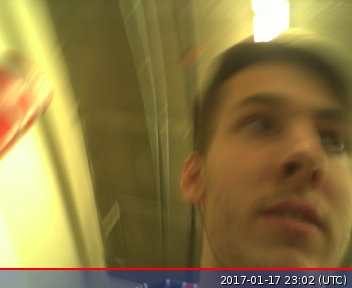
#> input picture GRIP Files/image.jpg, 352 x 288 px
$ python -i grip.py   (imports and definitions only)   (older library calls are emulated)
#> lines starting #> are read from the running program, lines starting #| are printed output that depends on the picture; after the words box and inside, x2 and y2 are one past the last pixel; in counts of white or black regions, pixels touching at a corner belong together
#> further down, picture is the input picture: shape (288, 352, 3); mean B, G, R 68.6, 121.8, 140
import cv2
import numpy
import math
from enum import Enum


class GripPythonVI:
    """
    An OpenCV pipeline generated by GRIP.
    """

    def __init__(self):
        """initializes all values to presets or None if need to be set
        """

        self.__resize_image_width = 320.0
        self.__resize_image_height = 240.0
        self.__resize_image_interpolation = cv2.INTER_LINEAR

        self.resize_image_output = None

        self.__rgb_threshold_input = self.resize_image_output
        self.__rgb_threshold_red = [0, 249.0]
        self.__rgb_threshold_green = [160, 255.0]
        self.__rgb_threshold_blue = [0, 249.0]

        self.rgb_threshold_output = None

        self.__cv_medianblur_src = self.rgb_threshold_output
        self.__cv_medianblur_ksize = 3.0

        self.cv_medianblur_output = None

        self.__find_contours_input = self.cv_medianblur_output
        self.__find_contours_external_only = False

        self.find_contours_output = None

        self.__filter_contours_contours = self.find_contours_output
        self.__filter_contours_min_area = 0.1
        self.__filter_contours_min_perimeter = 0.1
        self.__filter_contours_min_width = 0.1
        self.__filter_contours_max_width = 300
        self.__filter_contours_min_height = 0.1
        self.__filter_contours_max_height = 1000
        self.__filter_contours_solidity = [0.0, 100]
        self.__filter_contours_max_vertices = 7000.0
        self.__filter_contours_min_vertices = 0.1
        self.__filter_contours_min_ratio = 0
        self.__filter_contours_max_ratio = 100000

        self.filter_contours_output = None

    def process(self, source0):
        """
        Runs the pipeline and sets all outputs to new values.
        """
        # Step Resize_Image0:
        self.__resize_image_input = source0
        (self.resize_image_output) = self.__resize_image(self.__resize_image_input, self.__resize_image_width,
                                                         self.__resize_image_height, self.__resize_image_interpolation)

        # Step RGB_Threshold0:
        self.__rgb_threshold_input = self.resize_image_output
        (self.rgb_threshold_output) = self.__rgb_threshold(self.__rgb_threshold_input, self.__rgb_threshold_red,
                                                           self.__rgb_threshold_green, self.__rgb_threshold_blue)

        # Step CV_medianBlur0:
        self.__cv_medianblur_src = self.rgb_threshold_output
        (self.cv_medianblur_output) = self.__cv_medianblur(self.__cv_medianblur_src, self.__cv_medianblur_ksize)

        # Step Find_Contours0:
        self.__find_contours_input = self.cv_medianblur_output
        (self.find_contours_output) = self.__find_contours(self.__find_contours_input,
                                                           self.__find_contours_external_only)

        # Step Filter_Contours0:
        self.__filter_contours_contours = self.find_contours_output
        (self.filter_contours_output) = self.__filter_contours(self.__filter_contours_contours,
                                                               self.__filter_contours_min_area,
                                                               self.__filter_contours_min_perimeter,
                                                               self.__filter_contours_min_width,
                                                               self.__filter_contours_max_width,
                                                               self.__filter_contours_min_height,
                                                               self.__filter_contours_max_height,
                                                               self.__filter_contours_solidity,
                                                               self.__filter_contours_max_vertices,
                                                               self.__filter_contours_min_vertices,
                                                               self.__filter_contours_min_ratio,
                                                               self.__filter_contours_max_ratio)

    @staticmethod
    def __resize_image(input, width, height, interpolation):
        """Scales and image to an exact size.
        Args:
            input: A numpy.ndarray.
            Width: The desired width in pixels.
            Height: The desired height in pixels.
            interpolation: Opencv enum for the type fo interpolation.
        Returns:
            A numpy.ndarray of the new size.
        """
#> called with width = 320, height = 240, interpolation = 1
        return cv2.resize(input, ((int)(width), (int)(height)), 0, 0, interpolation)
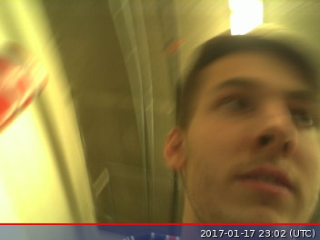
#> returned value: shape (240, 320, 3); mean of channels 0, 1, 2 68.5, 121.7, 139.9; drawn as B, G, R

    @staticmethod
    def __rgb_threshold(input, red, green, blue):
        """Segment an image based on color ranges.
        Args:
            input: A BGR numpy.ndarray.
            red: A list of two numbers the are the min and max red.
            green: A list of two numbers the are the min and max green.
            blue: A list of two numbers the are the min and max blue.
        Returns:
            A black and white numpy.ndarray.
        """
        out = cv2.cvtColor(input, cv2.COLOR_BGR2RGB)
        return cv2.inRange(out, (red[0], green[0], blue[0]), (red[1], green[1], blue[1]))
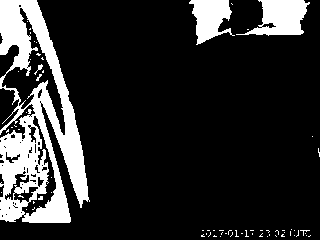
#> returned value: shape (240, 320); 16.6% white; 70 white regions (66 under 20 px), largest, box (x1, y1, x2, y2) and area: (0, 0, 90, 223) 9715, (236, 0, 310, 36) 1520, (189, 0, 235, 45) 1233, (34, 64, 43, 75) 29

    @staticmethod
    def __cv_medianblur(src, k_size):
        """Performs a median blur on the image.
        Args:
            src: A numpy.ndarray.
            k_size: the scaling factor for the blur as a number.
        Returns:
            The result as a numpy.ndarray.
        """
        return cv2.medianBlur(src, (int)(k_size))

    @staticmethod
    def __find_contours(input, external_only):
        """Sets the values of pixels in a binary image to their distance to the nearest black pixel.
        Args:
            input: A numpy.ndarray.
            external_only: A boolean. If true only external contours are found.
        Return:
            A list of numpy.ndarray where each one represents a contour.
        """
        if (external_only):
            mode = cv2.RETR_EXTERNAL
        else:
            mode = cv2.RETR_LIST
        method = cv2.CHAIN_APPROX_SIMPLE
        im2, contours, hierarchy = cv2.findContours(input, mode=mode, method=method)
        return contours

    @staticmethod
    def __filter_contours(input_contours, min_area, min_perimeter, min_width, max_width,
                          min_height, max_height, solidity, max_vertex_count, min_vertex_count,
                          min_ratio, max_ratio):
        """Filters out contours that do not meet certain criteria.
        Args:
            input_contours: Contours as a list of numpy.ndarray.
            min_area: The minimum area of a contour that will be kept.
            min_perimeter: The minimum perimeter of a contour that will be kept.
            min_width: Minimum width of a contour.
            max_width: MaxWidth maximum width.
            min_height: Minimum height.
            max_height: Maximimum height.
            solidity: The minimum and maximum solidity of a contour.
            min_vertex_count: Minimum vertex Count of the contours.
            max_vertex_count: Maximum vertex Count.
            min_ratio: Minimum ratio of width to height.
            max_ratio: Maximum ratio of width to height.
        Returns:
            Contours as a list of numpy.ndarray.
        """
#> called with min_area = 0.1, min_perimeter = 0.1, min_width = 0.1, max_width = 300, min_height = 0.1, max_height = 1000, max_vertex_count = 7000, min_vertex_count = 0.1
        output = []
        for contour in input_contours:
            x, y, w, h = cv2.boundingRect(contour)
            if (w < min_width or w > max_width):
                continue
            if (h < min_height or h > max_height):
                continue
            area = cv2.contourArea(contour)
            if (area < min_area):
                continue
            if (cv2.arcLength(contour, True) < min_perimeter):
                continue
            hull = cv2.convexHull(contour)
            solid = 100 * area / cv2.contourArea(hull)
            if (solid < solidity[0] or solid > solidity[1]):
                continue
            if (len(contour) < min_vertex_count or len(contour) > max_vertex_count):
                continue
            ratio = (float)(w) / h
            if (ratio < min_ratio or ratio > max_ratio):
                continue
            output.append(contour)
        return output

>>> import cv2
>>> picture = cv2.imread('../GRIP Files/image.jpg')
>>> result = GripPythonVI().process(picture)
